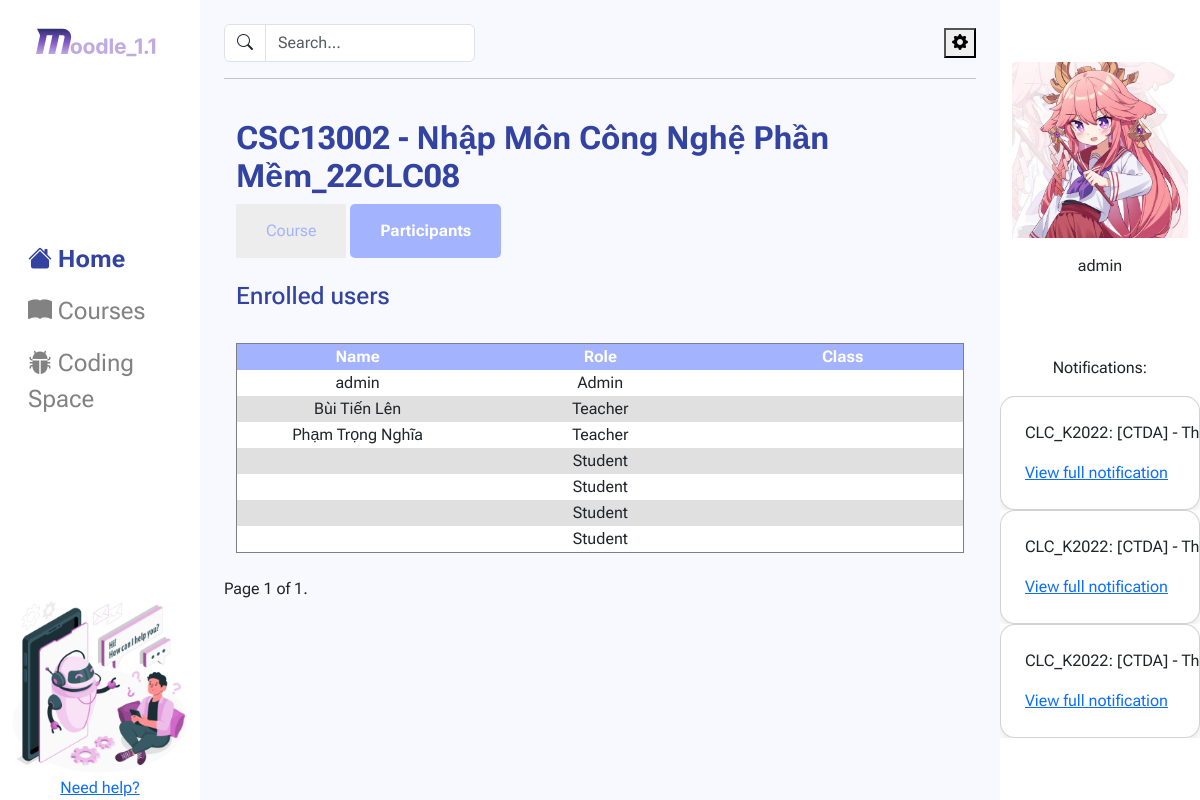
Before: /courses/CSC13002_22CLC08/participants (signed in) with the older database file.
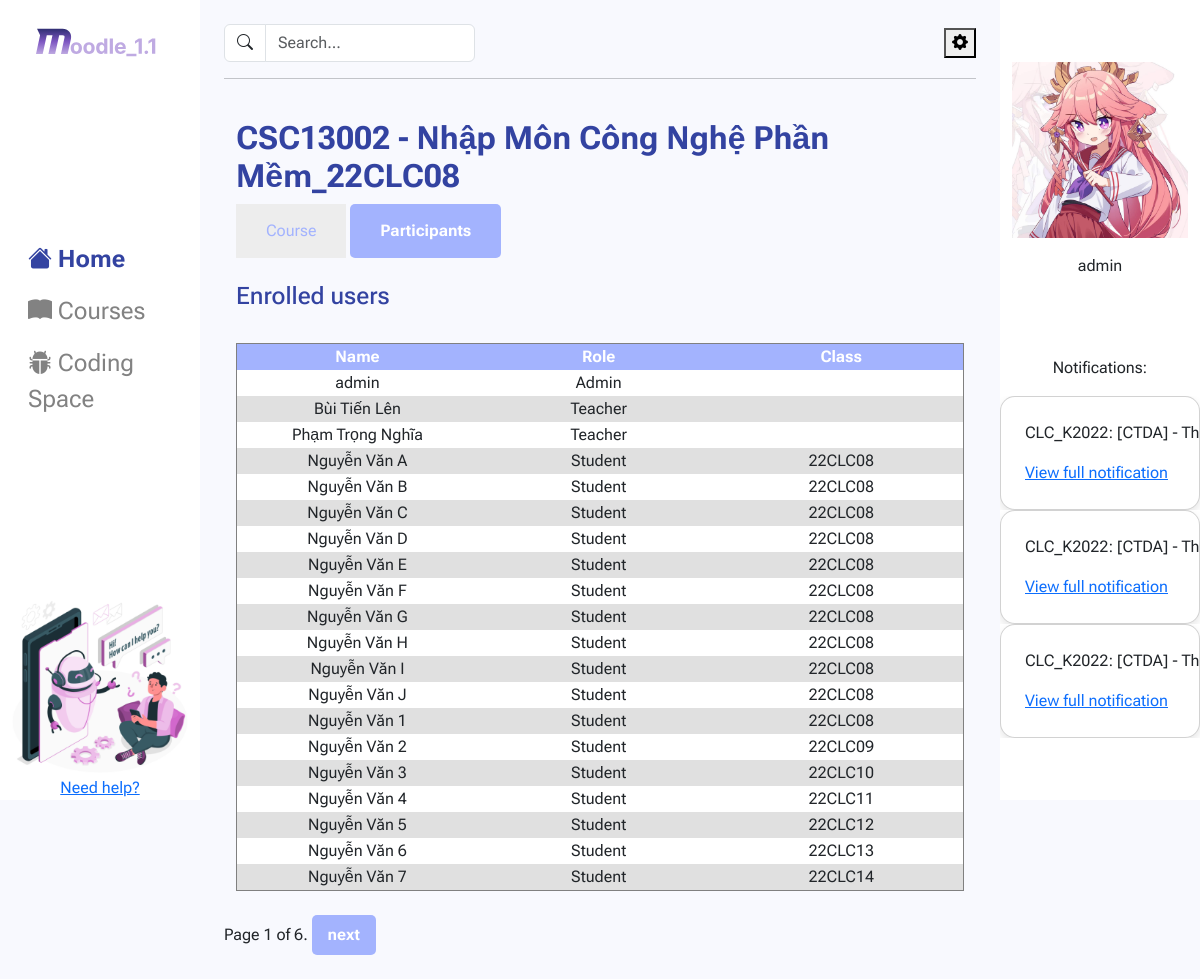
After: the same page with the newer database file.
### users/models.py (models this page shows)
class User(AbstractUser):
    class Gender(models.TextChoices):
        MALE = "MALE", "Male"
        FEMALE = "FEMALE", "Female"
        NONE = "NONE", "None"
    inClass = models.CharField(max_length=8, null=True, blank=True)
    birthday = models.DateField(blank=True, null=True)
    sex = models.CharField(max_length=6, choices=Gender, default=Gender.NONE)
    country = models.CharField(max_length=100, default="Viet Nam")
    city = models.CharField(max_length=100, default="Ho Chi Minh City")
    avatar = models.ImageField(default='users/avatar.svg', upload_to=upload_path_handle, validators=[file_size])

### courses/views.py (the view)
# urls.py: path('<slug:slug>/participants', views.view_participants, name='participants'),
@login_required(login_url='users:login')
def view_participants(request, slug):
    course = Class.objects.get(slug=slug)
    users = User.objects.filter(id__in=course.participants.all()).order_by('-is_superuser', '-is_staff', 'username')
    page = Paginator(users, 20)
    page_number = request.GET.get("page")
    try:
        participants = page.page(page_number)
    except PageNotAnInteger:
        participants = page.page(1)
    except EmptyPage:
        participants = page.page(page.num_pages)
    return render(request, 'courses/Participants.html', {'user': request.user, 'participants': participants, 'course' : course})

### courses/models.py (called while the page is built)
    def __str__(self):
        return self.id + ' - ' + self.name

    def __str__(self):
        return str(self.course) + '_' + self.className

### courses/templates/courses/Participants.html (shortened to what the changed rows need)
{% load static %}
<!DOCTYPE html>
<html lang="en">
<head>
    <link rel="stylesheet" href="https://cdn.jsdelivr.net/npm/bootstrap-icons@1.11.3/font/bootstrap-icons.min.css">
    <link href="https://cdn.jsdelivr.net/npm/bootstrap@5.3.3/dist/css/bootstrap.min.css" rel="stylesheet">
    <link rel="stylesheet" href="https://cdn.jsdelivr.net/npm/bootstrap-icons@1.11.3/font/bootstrap-icons.min.css">
    <link rel="stylesheet" href="{% static 'css/Nav.css' %}">
    <link rel="stylesheet" href="{% static 'css/style_participants.css' %}">
</head>
<body>
    <div class="container-fluid">
        <div class="row">
            <div class="col-8 border-1 rounded-5 p-4">
                <br>
                <div class="container">
                    <h2 style="color:#3343A1"><b>{{ course }}</b></h2>
                    <br>
                    <br>
                    <table border="1">
                        <tr align="center" style="color: white; background-color: rgb(163, 179, 254)">
                            <th width="300">Name</th>
                            <th width="300">Role</th>
                            <th width="300">Class</th>
                        </tr>
                        {% for participant in participants %}
                            {% if forloop.counter|divisibleby:2 %}
                                <tr align="center" style="background-color: rgb(224, 224, 224)">
                                    <td>{{ participant.first_name }} {{ participant.last_name }}</td>
                                    {% if participant.is_superuser %}
                                        <td>Admin</td>
                                    {% elif participant.is_staff %}
                                        <td>Teacher</td>
                                    {% else %}
                                        <td>Student</td>
                                    {% endif %}
                                    <td>{{ participant.inClass }}</td>
                                </tr>
                            {% else %}
                                <tr align="center" style="background-color: white">
                                    <td>{{ participant.first_name }} {{ participant.last_name }}</td>
                                    {% if participant.is_superuser %}
                                        <td>Admin</td>
                                    {% elif participant.is_staff %}
                                        <td>Teacher</td>
                                    {% else %}
                                        <td>Student</td>
                                    {% endif %}
                                    <td>{{ participant.inClass }}</td>
                                </tr>
                            {% endif %}
                        {% endfor %}
                    </table>
                </div>
                <br>
                <div class="pagination">
                    <span class="step-links">
                        <span class="current">
                            Page {{ participants.number }} of {{ participants.paginator.num_pages }}.
                        </span>
                        {% if participants.has_next %}
                            <a href="?page={{ participants.next_page_number }}" class="active">next</a>
                        {% endif %}
                    </span>
                </div>
            </div>
            <div class="right-bar col-2 bg-white d-flex flex-column justify-content-evenly min-vh-100">
                <div class="d-flex flex-column align-items-center">
                    <div class="col-auto text-center">
                        <img src="{{ user.avatar.url }}" alt="Illustration" class="illustration">
                    </div>
                    <a href="View profile.html" class="nav-link">
                        <p class="mt-3">{{ user.first_name }} {{ user.last_name }}</p>
                    </a>
                </div>
            </div>
        </div>
    </div>
</body>
</html>

Changed rows visible on the page:
now on this page (row edited): User: first_name "Nguyễn Văn", last_name "A", is_superuser "Student", inClass "22CLC08"
now on this page (row edited): User: first_name "Nguyễn Văn", last_name "B", is_superuser "Student", inClass "22CLC08"
now on this page (row edited): User: first_name "Nguyễn Văn", last_name "C", is_superuser "Student", inClass "22CLC08"
now on this page (row edited): User: first_name "Nguyễn Văn", last_name "D", is_superuser "Student", inClass "22CLC08"
now on this page (row edited): User: first_name "Nguyễn Văn", last_name "E", is_superuser "Student", inClass "22CLC08"
now on this page (row edited): User: first_name "Nguyễn Văn", last_name "F", is_superuser "Student", inClass "22CLC08"
changed User (number 10 of 20 on the later page): first_name (not shown) → "Nguyễn Văn"; last_name (not shown) → "G"; inClass (not shown) → "22CLC08"
changed User (number 11 of 20 on the later page): first_name (not shown) → "Nguyễn Văn"; last_name (not shown) → "H"; inClass (not shown) → "22CLC08"
changed User (number 12 of 20 on the later page): first_name (not shown) → "Nguyễn Văn"; last_name (not shown) → "I"; inClass (not shown) → "22CLC08"
changed User (number 13 of 20 on the later page): first_name (not shown) → "Nguyễn Văn"; last_name (not shown) → "J"; inClass (not shown) → "22CLC08"
added User: first_name "Nguyễn Văn", last_name "1", is_superuser "Student", inClass "22CLC08"
added User: first_name "Nguyễn Văn", last_name "2", is_superuser "Student", inClass "22CLC09"
added User: first_name "Nguyễn Văn", last_name "3", is_superuser "Student", inClass "22CLC10"
added User: first_name "Nguyễn Văn", last_name "4", is_superuser "Student", inClass "22CLC11"
added User: first_name "Nguyễn Văn", last_name "5", is_superuser "Student", inClass "22CLC12"
added User: first_name "Nguyễn Văn", last_name "6", is_superuser "Student", inClass "22CLC13"
added User: first_name "Nguyễn Văn", last_name "7", is_superuser "Student", inClass "22CLC14"
Other visible differences:
{{ participants.paginator.num_pages }}: "1" → "6"
text now shown: "next"
